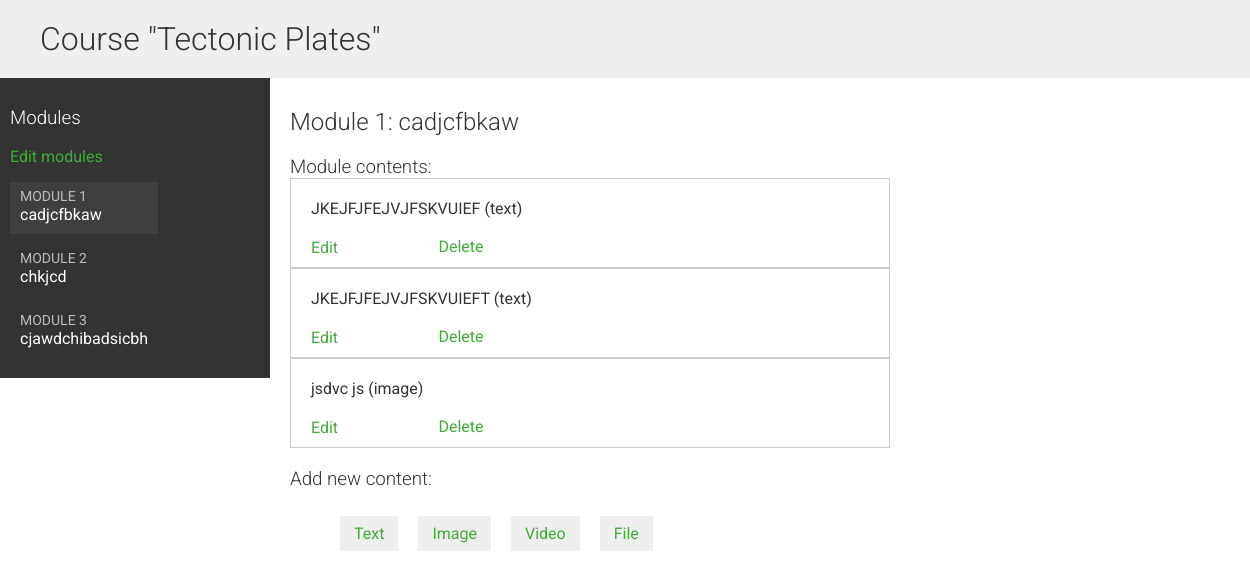
/courses/module/8/ (signed in), run on the app's committed database.
### courses/models.py (models this page shows, shortened)
class Course(models.Model):
    owner = models.ForeignKey(User,related_name='courses_created', on_delete=models.CASCADE)
    subject = models.ForeignKey(Subject, related_name='courses', on_delete=models.CASCADE)
    title = models.CharField(max_length=200)
    slug = models.SlugField(max_length=200, unique=True)
    overview = models.TextField()
    created = models.DateTimeField(auto_now_add=True)
    students = models.ManyToManyField(User, related_name='courses_joined', blank=True)
    class Meta:
        ordering = ['-created']

class Module(models.Model):
    course = models.ForeignKey(Course, related_name='modules', on_delete=models.CASCADE)
    title = models.CharField(max_length=200)
    description = models.TextField(blank=True)
    order = OrderField(blank=True, for_fields=['course'])
    class Meta:
        ordering = ['order']

class Content(models.Model):
    module = models.ForeignKey(Module, related_name='contents', on_delete=models.CASCADE)
    content_type = models.ForeignKey(ContentType, on_delete=models.CASCADE, limit_choices_to={'model__in':( 'text', 'video', 'image', 'file')})
    object_id = models.PositiveIntegerField()
    item = GenericForeignKey('content_type', 'object_id')
    order = OrderField(blank=True, for_fields=['module'])
    class Meta:
        ordering = ['order']

class ItemBase(models.Model):
    owner = models.ForeignKey(User, related_name='%(class)s_related', on_delete=models.CASCADE)
    title = models.CharField(max_length=250)
    created = models.DateTimeField(auto_now_add=True)
    updated = models.DateTimeField(auto_now=True)
    class Meta:
        abstract = True
    def __str__(self):
        return self.title

class Text(ItemBase):
    content = models.TextField()

class Image(ItemBase):
    file = models.FileField(upload_to='images')

### courses/views.py (the view)
# urls.py: path('module/<int:module_id>/', views.ModuleContentListView.as_view(), name='module_content_list'),
class ModuleContentListView(TemplateResponseMixin, View):
    template_name = 'courses/manage/module/content_list.html'
    def get(self, request, module_id):
        module = get_object_or_404(Module, id=module_id, course__owner=request.user)
        return self.render_to_response({'module': module})

### courses/templatetags/courses.py (called while the page is built)
@register.filter
def model_name(obj):
    try:
        return obj._meta.model_name
    except AttributeError:
        return None

### templates/courses/manage/module/content_list.html (shortened to what this page needs)
{% extends "base.html" %}
{% load courses %}
{% block content %}
    {% with course=module.course %}
    <h1>Course "{{ course.title }}"</h1>
    <div class="contents">
        <h3>Modules</h3>
        <p><a href="{% url "course_module_update" course.id %}">Edit modules</a></p>
        <ul id="modules">
            {% for m in course.modules.all %}
                <li data-id="{{ m.id }}" {% if m == module %}
                    class="selected"{% endif %}>
                        <a href="{% url "module_content_list" m.id %}">
                            <span>
                                Module <span class="order">{{ m.order|add:1 }}</span>
                            </span>
                            <br>
                            {{ m.title }}
                        </a>
                </li>
            {% empty %}
                <li>No modules yet.</li>
            {% endfor %}
        </ul>
    </div>
    <div class="module">
        <h2>Module {{ module.order|add:1 }}: {{ module.title }}</h2>
        <h3>Module contents:</h3>
            <div id="module-contents">
                {% for content in module.contents.all %}
                    <div data-id="{{ content.id }}">
                        {% with item=content.item %}
                            <p>{{ item }} ({{ item|model_name }})</p>
                            <a href="{% url "module_content_update" module.id item|model_name item.id %}">
                                Edit
                            </a>
                            <form action="{% url "module_content_delete" content.id %}"method="post">
                                <input type="submit" value="Delete">
                            </form>
                        {% endwith %}
                    </div>
                {% empty %}
                    <p>This module has no contents yet.</p>
                {% endfor %}
            </div>
            <h3>Add new content:</h3>
                <ul class="content-types">
                    <li><a href="{% url "module_content_create" module.id "text" %}">Text</a></li>
                    <li><a href="{% url "module_content_create" module.id "image"%}">Image</a></li>
                    <li><a href="{% url "module_content_create" module.id "video"%}">Video</a></li>
                    <li><a href="{% url "module_content_create" module.id "file"%}">File</a></li>
                </ul>
            </div>
    {% endwith %}
{% endblock %}

### static/css/base.css (style rules this page uses)
body { margin: 0; font-family: "Roboto", sans-serif; font-weight: 400; color: #333; }
a { color: #3fad37; text-decoration: none; }
ul { float: left; }
h1, h2, h3, h4, h5, h6 { font-family: "Roboto", sans-serif; font-weight: 300; }
h1 { background: #efefef; width: 100%; overflow: auto; padding: 20px 0 20px 40px; margin: 0; }
.module { padding: 10px 20px; float: left; width: 600px; }
.module h3 { margin: 20px 0 0; padding: 0; width: 100%; }
.module p { margin: 10px 0 20px; width: 100%; float: left; }
.contents { width: 20%; padding: 10px; float: left; background: #333; color: #fff; font-family: "Roboto", sans-serif; }
.contents ul { list-style: none; margin: 0; padding: 0; }
.contents ul li { margin: 0 0 10px 0; padding: 4px 10px 10px; overflow: auto; }
.contents ul li.selected { background: #3f3f3f; }
.contents ul span { text-transform: uppercase; color: #bbb; font-size: 14px; }
.contents ul a { display: block; color: #fff; text-decoration: none; }
ul.content-types li { list-style: none; float: left; margin: 10px; background: #efefef; padding: 8px 14px; }
input, select, textarea { border: 1px solid #ccc; border-bottom: 3px solid #ccc; padding: 8px 12px; font-size: 16px; font-family: "Roboto", sans-serif; float: left; clear: both; width: 300px; }
input[type="submit"], a.button { border-radius: 5px; background: #4dcc43; color: #fff; font-size: 16px; text-transform: uppercase; border: none; padding: 10px 20px; margin: 20px 0; }
#module-contents div { padding: 10px 20px; border: 1px solid #ccc; background: #fff; }
#module-contents form { margin: 0; padding: 0; }
#module-contents input[type="submit"] { color: #3fad37; background: none; margin: -20px 0 0; padding: 0; float: left; text-transform: none; }

### data on the page
Course: title "Tectonic Plates"
Module: order|add "1", title "cadjcfbkaw"
Module: order|add "2", title "chkjcd"
Module: order|add "3", title "cjawdchibadsicbh"
Content: item "JKEJFJFEJVJFSKVUIEF", item|model_name "text"
Content: item "JKEJFJFEJVJFSKVUIEFT", item|model_name "text"
Content: item "jsdvc js", item|model_name "image"
